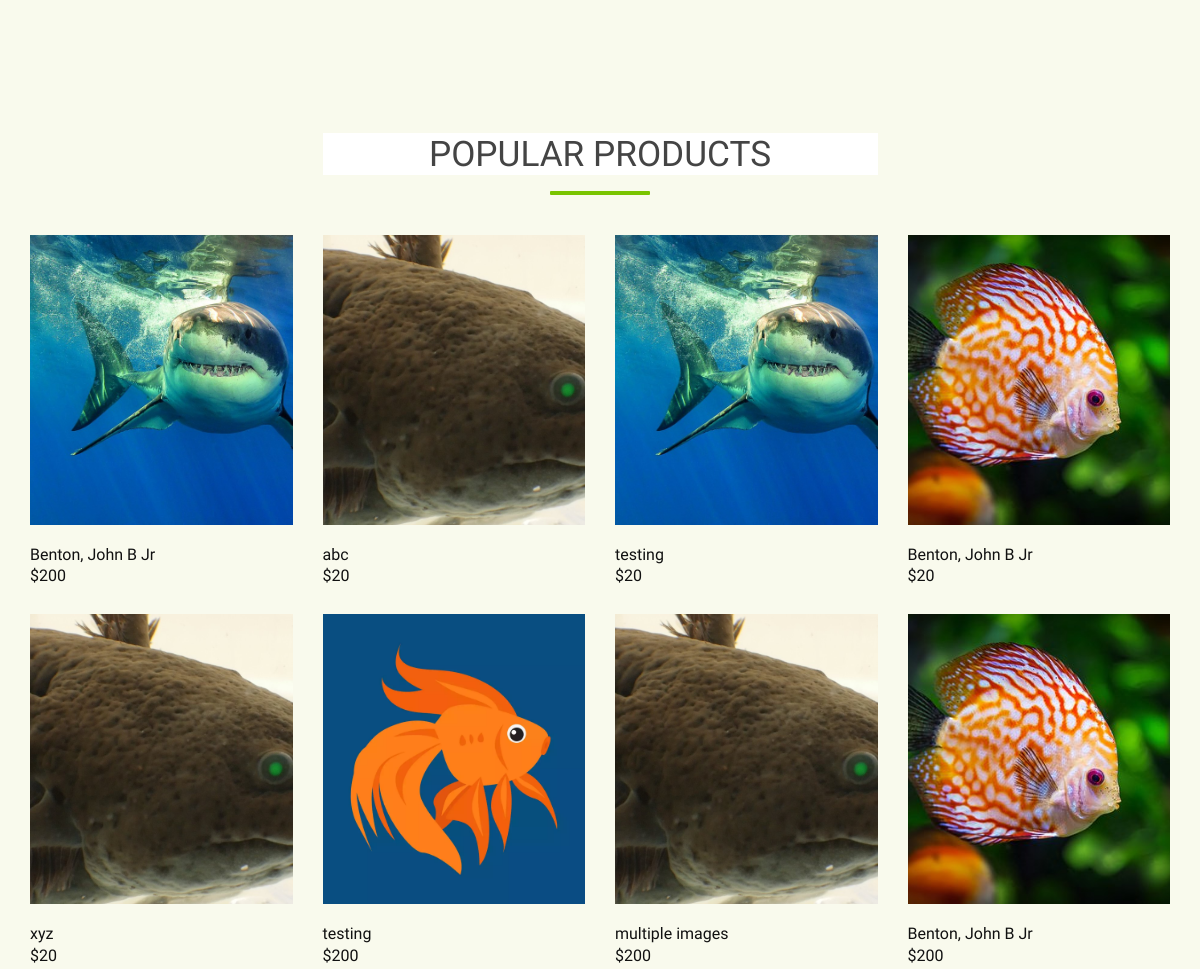
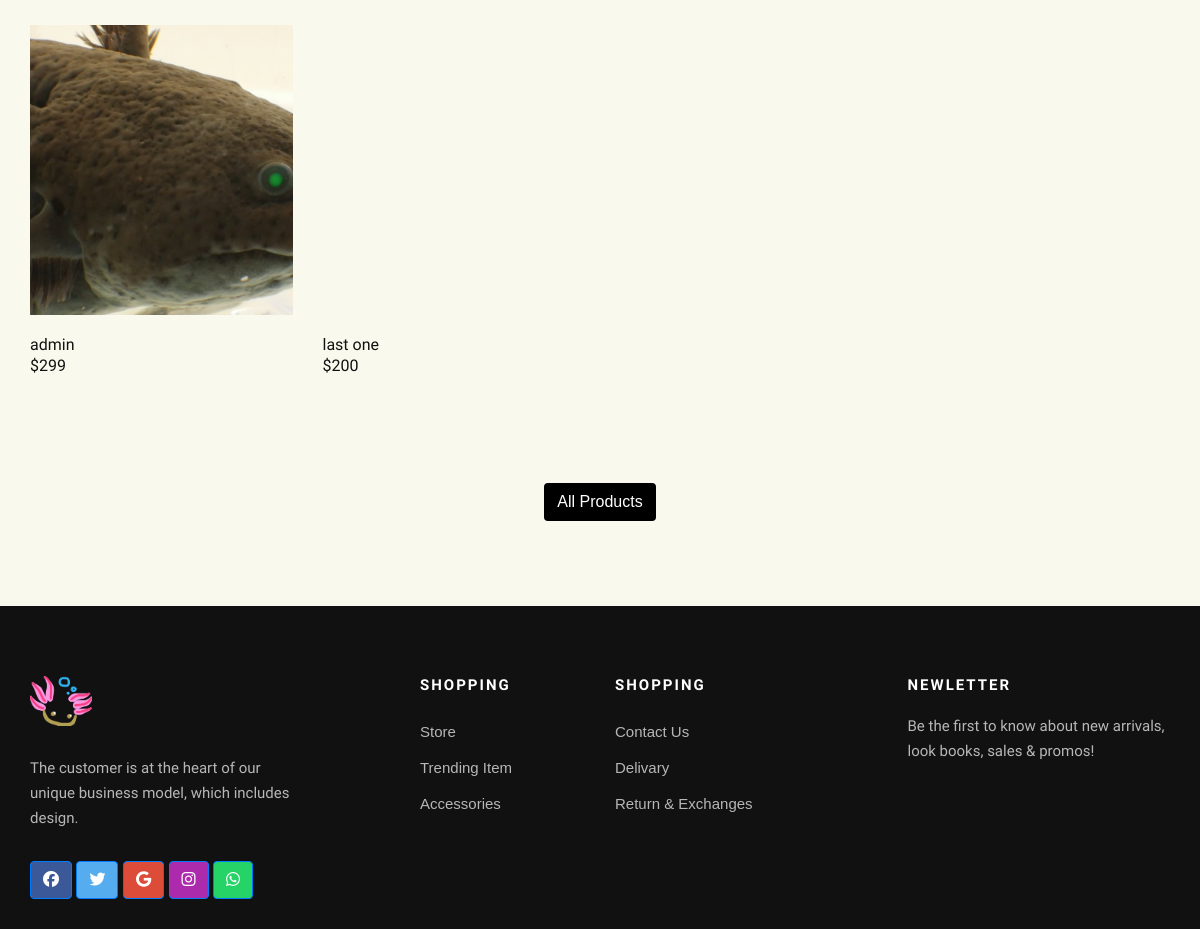
Before: / (lower part) with the older database file (2 pictures, top to bottom).
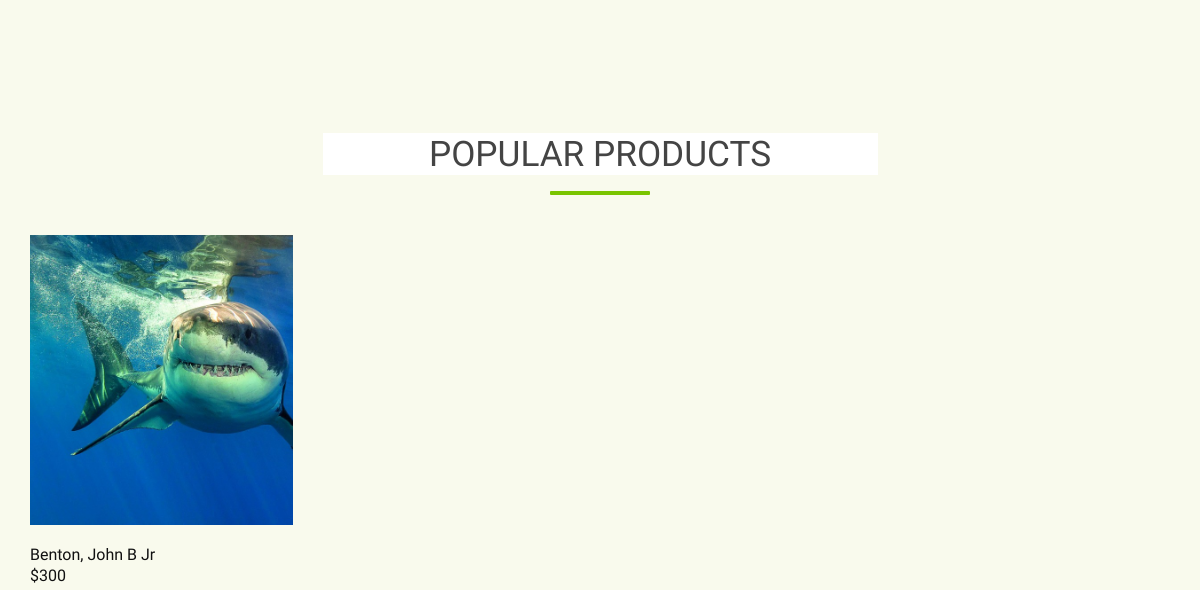
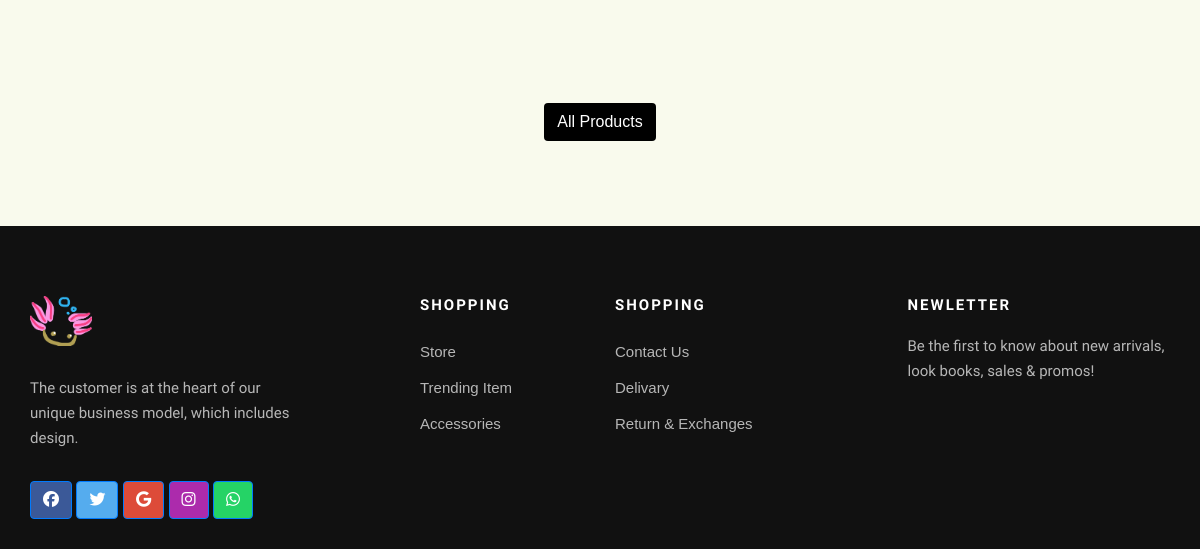
After: the same page with the newer database file (2 pictures, top to bottom).
### main.py (models this page shows)
class Products(db.Model):
    id = db.Column(db.Integer, primary_key=True)
    name = db.Column(db.String(255), nullable=False)
    description = db.Column(db.String(255), nullable=False)
    additional_description = db.Column(db.String(1000))
    category = db.Column(db.String(255), nullable=False)
    sub_category = db.Column(db.String(255))
    sub_cat_size = db.Column(db.String(255), default="")
    sub_cat_gender = db.Column(db.String(255), default="")
    flour = db.Column(db.String(255), default="")
    homo = db.Column(db.String(255), default="")
    hetero = db.Column(db.String(255), default="")
    stock = db.Column(db.Integer, nullable=False)
    unit_price = db.Column(db.Integer, nullable=False)
    visibility = db.Column(db.Boolean(), default=1)
    image = db.Column(db.String(255))
    image2= db.Column(db.String(255))
    image3 = db.Column(db.String(255))
    created = db.Column(db.TIMESTAMP(), server_default=func.now())
    modified = db.Column(
        db.TIMESTAMP(), server_default=func.now(), onupdate=func.current_timestamp()
    )
    owner_id = db.Column(
        db.Integer, db.ForeignKey("user.id", ondelete="CASCADE"), nullable=False
    )
    orderitems = db.relationship("OrderItems", backref="products", lazy=True)
    rating = db.relationship("Ratings", backref="products", lazy=True)
    tags = db.Column(db.String(255))

### main.py (the view)
@app.route("/")
def Home():
    try:
        cart_data = session["SHOP"]
    except:
        cart_data = {}
    row_per_page = 10
    page = request.args.get("page", 1, type=int)
    product = Products.query.paginate(page=page, per_page=row_per_page)
    return render_template(
        "index.html", product=product, cart_data=cart_data, category="home"
    )

### templates/index.html (shortened to what this page needs)
{% extends 'base.html' %}
{%block content%}
<section class="section-products" >
		<div class="container">
				<div class="row justify-content-center text-center">
						<div class="col-md-8 col-lg-6">
								<div class="header">
										<h2>Popular Products</h2>
								</div>
						</div>
				</div>
				<div class="row">
					{% for products in product.items %}
                        <div class="col-md-6 col-lg-4 col-xl-3"  >
								<div id="product-{{products.id}}" class="single-product"  >
										<div class="part-1" style="" id="testing{{products.id}}">
										</div>
										<div class="part-2">
												<h3 class="product-title">{{products.name[:20]}}</h3>
												<h4 class="product-price">${{products.unit_price}}</h4>
										</div>
								</div>
						</div>
					{%endfor%}
				</div>
		</div>
</section>
    <section class="product spad">
        <div class="container">
            <div class="col-lg-12">
            <div class="text-center">
               <a href="{{ url_for('shop') }}"
                  class="btn"
                 style="color:white; background-color:black;">
                   All Products
               </a>
            </div>
            </div>
        </div>
    </section>
   {%endblock%}

Changed rows visible on the page:
removed Products: name "Benton, John B Jr", unit_price "200"
removed Products: name "abc", unit_price "20"
removed Products: name "testing", unit_price "20"
removed Products: name "Benton, John B Jr", unit_price "20"
removed Products: name "xyz", unit_price "20"
removed Products: name "testing", unit_price "200"
removed Products: name "multiple images", unit_price "200"
removed Products: name "Benton, John B Jr", unit_price "200"
removed Products: name "admin", unit_price "299"
removed Products: name "last one", unit_price "200"
added Products: name "Benton, John B Jr", unit_price "300"
